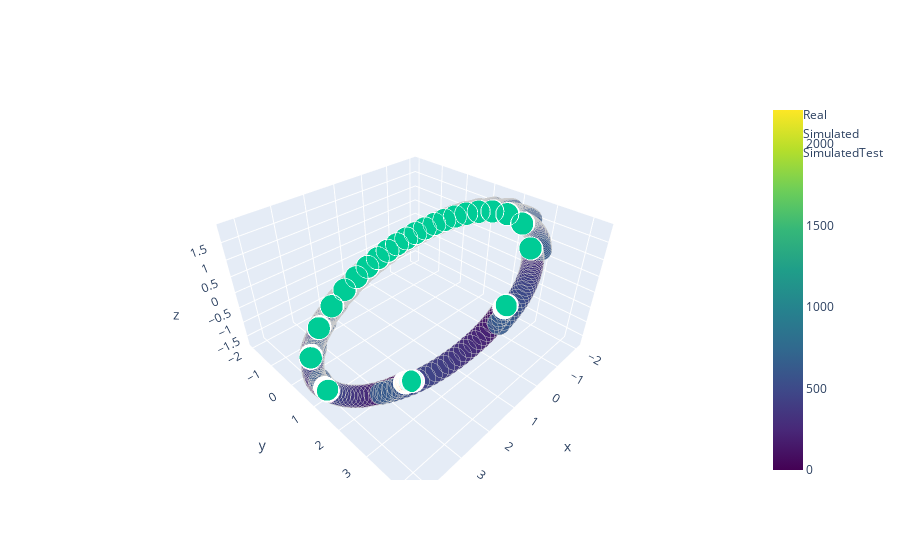

The code cell stored with this chart in its notebook:
### Code cell
# Зависимость скорости и симулированной скорости от времени

x,y,z = satY.loc[:, 'Vx'].values, satY.loc[:, 'Vy'].values, satY.loc[:, 'Vz'].values
xSim,ySim,zSim = satX.loc[:, 'Vx_sim'].values, satX.loc[:, 'Vy_sim'].values, satX.loc[:, 'Vz_sim'].values

xTestSim, yTestSim, zTestSim = satXTest.loc[:, 'Vx_sim'].values, satXTest.loc[:, 'Vy_sim'].values, satXTest.loc[:, 'Vz_sim'].values
fig1 = go.Scatter3d(x=x, 
                    y=y, 
                    z=z, 
                    mode='markers', 
                    marker=dict(
                        #color='rgb(127, 127, 127)',
                        color = np.arange(satTrain.shape[0]),
                        colorscale = 'Viridis',
                        showscale = True,
                        size=8, 
                        symbol='circle', 
                        line=dict(
                            color='rgb(204, 204, 204)',
                            width=0.5),
                        opacity=0.9),
                   name = 'Real')
fig2 = go.Scatter3d(x=xSim, 
                    y=ySim, 
                    z=zSim, 
                    mode = 'markers', 
                    marker=dict(
                        size=8,
                        line=dict(
                            color='rgba(217, 217, 217, 0.14)',
                            width=0.5
                        ),
                    opacity=0.8),
                    name = 'Simulated')

fig3 = go.Scatter3d(x=xTestSim, 
                    y=yTestSim, 
                    z=zTestSim, 
                    mode = 'markers', 
                    marker=dict(
                        size=8,
                        line=dict(
                            color='rgba(255, 87, 123, 0.05)',
                            width=0.5
                        ),
                    opacity=0.8),
                    name = 'SimulatedTest')
fig = go.Figure(data = [fig1, fig2, fig3])
fig.show()


SAT_ID = ID
satDataTrain = train[train['sat_id'] == SAT_ID].loc[:, ['x', 'y', 'z']]
satDataTrainSim = train[train['sat_id'] == SAT_ID].loc[:, ['x_sim', 'y_sim', 'z_sim']]
#satDataTest = test[test['sat_id'] == SAT_ID].iloc[:, 3:6]
plt.figure(figsize = (20,10))
plt.title('Норма дельты между реальностью и симуляцией')
plt.plot(np.linalg.norm(satDataTrain.values - satDataTrainSim.values, axis = 1))
plt.show()

SAT_ID = ID
satDataTrain = train[train['sat_id'] == SAT_ID].loc[:, ['Vx', 'Vy', 'Vz']]
#satDataTest = test[test['sat_id'] == SAT_ID].iloc[:, 3:6]
plt.figure(figsize = (20,10))
plt.title('Норма вектора скорости трейн, реальные координаты')
plt.plot(np.linalg.norm(satDataTrain, axis = 1))

### Figure 1 — Plotly figure (JSON) as saved in the notebook; plotly's stock layout.template omitted (floating-point values rounded to 4 significant figures; data arrays with more than 128 entries replaced by an {"elided": "..."} marker saying what was removed)
{"data": [{"marker": {"color": {"elided": "2208 int values"}, "colorscale": [[0, "#440154"], [0.1111, "#482878"], [0.2222, "#3e4989"], [0.3333, "#31688e"], [0.4444, "#26828e"], [0.5556, "#1f9e89"], [0.6667, "#35b779"], [0.7778, "#6ece58"], [0.8889, "#b5de2b"], [1, "#fde725"]], "line": {"color": "rgb(204, 204, 204)", "width": 0.5}, "opacity": 0.9, "showscale": true, "size": 8, "symbol": "circle"}, "mode": "markers", "name": "Real", "type": "scatter3d", "x": {"elided": "636 float values"}, "y": {"elided": "636 float values"}, "z": {"elided": "636 float values"}}, {"marker": {"line": {"color": "rgba(217, 217, 217, 0.14)", "width": 0.5}, "opacity": 0.8, "size": 8}, "mode": "markers", "name": "Simulated", "type": "scatter3d", "x": {"elided": "636 float values"}, "y": {"elided": "636 float values"}, "z": {"elided": "636 float values"}}, {"marker": {"line": {"color": "rgba(255, 87, 123, 0.05)", "width": 0.5}, "opacity": 0.8, "size": 8}, "mode": "markers", "name": "SimulatedTest", "type": "scatter3d", "x": {"elided": "573 float values"}, "y": {"elided": "573 float values"}, "z": {"elided": "573 float values"}}], "layout": {}}
